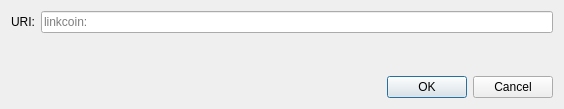
<?xml version="1.0" encoding="UTF-8"?>
<ui version="4.0">
 <class>OpenURIDialog</class>
 <widget class="QDialog" name="OpenURIDialog">
  <property name="geometry">
   <rect>
    <x>0</x>
    <y>0</y>
    <width>564</width>
    <height>109</height>
   </rect>
  </property>
  <property name="windowTitle">
   <string>Open linkcoin URI</string>
  </property>
  <layout class="QVBoxLayout" name="verticalLayout">
   <item>
    <layout class="QHBoxLayout" name="horizontalLayout">
     <item>
      <widget class="QLabel" name="label">
       <property name="text">
        <string>URI:</string>
       </property>
      </widget>
     </item>
     <item>
      <widget class="QValidatedLineEdit" name="uriEdit">
       <property name="placeholderText">
        <string notr="true">linkcoin:</string>
       </property>
      </widget>
     </item>
    </layout>
   </item>
   <item>
    <spacer name="verticalSpacer">
     <property name="orientation">
      <enum>Qt::Vertical</enum>
     </property>
     <property name="sizeHint" stdset="0">
      <size>
       <width>20</width>
       <height>40</height>
      </size>
     </property>
    </spacer>
   </item>
   <item>
    <widget class="QDialogButtonBox" name="buttonBox">
     <property name="orientation">
      <enum>Qt::Horizontal</enum>
     </property>
     <property name="standardButtons">
      <set>QDialogButtonBox::Cancel|QDialogButtonBox::Ok</set>
     </property>
    </widget>
   </item>
  </layout>
 </widget>
 <customwidgets>
  <customwidget>
   <class>QValidatedLineEdit</class>
   <extends>QLineEdit</extends>
   <header>qt/qvalidatedlineedit.h</header>
  </customwidget>
 </customwidgets>
 <resources/>
 <connections>
  <connection>
   <sender>buttonBox</sender>
   <signal>accepted()</signal>
   <receiver>OpenURIDialog</receiver>
   <slot>accept()</slot>
   <hints>
    <hint type="sourcelabel">
     <x>248</x>
     <y>254</y>
    </hint>
    <hint type="destinationlabel">
     <x>157</x>
     <y>274</y>
    </hint>
   </hints>
  </connection>
  <connection>
   <sender>buttonBox</sender>
   <signal>rejected()</signal>
   <receiver>OpenURIDialog</receiver>
   <slot>reject()</slot>
   <hints>
    <hint type="sourcelabel">
     <x>316</x>
     <y>260</y>
    </hint>
    <hint type="destinationlabel">
     <x>286</x>
     <y>274</y>
    </hint>
   </hints>
  </connection>
 </connections>
</ui>
